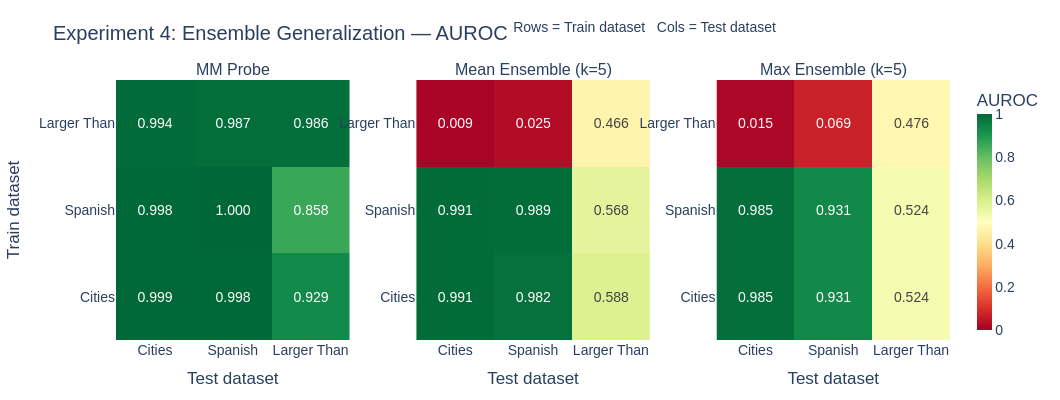
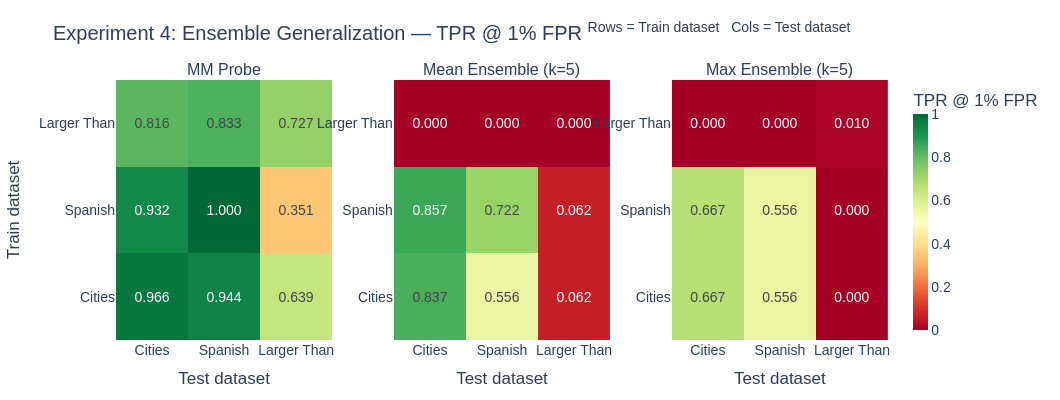

Source (notebook cell) for these figures, in order:
### Code cell
for metric, metric_title in [("auroc", "AUROC"), ("tpr@1fpr", "TPR @ 1% FPR")]:
    mm_mat = gen_to_matrix(gen_mm, metric, DATASET_NAMES)
    ens_mean_mat = gen_to_matrix(gen_ens_mean, metric, DATASET_NAMES)
    ens_max_mat = gen_to_matrix(gen_ens_max, metric, DATASET_NAMES)

    fig = make_subplots(
        rows=1, cols=3,
        subplot_titles=["MM Probe", f"Mean Ensemble (k={best_k})", f"Max Ensemble (k={best_k})"],
        horizontal_spacing=0.08,
    )

    for col, mat in enumerate([mm_mat, ens_mean_mat, ens_max_mat], start=1):
        fig.add_trace(go.Heatmap(
            z=mat,
            x=labels_display,
            y=labels_display,
            text=[[f"{v:.3f}" for v in row] for row in mat],
            texttemplate="%{text}",
            colorscale="RdYlGn",
            zmin=0, zmax=1,
            showscale=(col == 3),
            colorbar=dict(title=metric_title, thickness=15),
        ), row=1, col=col)

    fig.update_layout(
        **PLOT_BASE,
        title=(
            f"Experiment 4: Ensemble Generalization — {metric_title}\n"
            "<sup>Rows = Train dataset &nbsp; Cols = Test dataset</sup>"
        ),
        height=400, width=1060,
    )
    fig.update_yaxes(title_text="Train dataset", col=1)
    for col in range(1, 4):
        fig.update_xaxes(title_text="Test dataset", row=1, col=col)
    fig.show()

### Figure 1 — Plotly figure (JSON) as saved in the notebook; plotly's stock layout.template omitted (floating-point values rounded to 4 significant figures)
{"data": [{"colorbar": {"thickness": 15, "title": {"text": "AUROC"}}, "colorscale": [[0, "rgb(165,0,38)"], [0.1, "rgb(215,48,39)"], [0.2, "rgb(244,109,67)"], [0.3, "rgb(253,174,97)"], [0.4, "rgb(254,224,139)"], [0.5, "rgb(255,255,191)"], [0.6, "rgb(217,239,139)"], [0.7, "rgb(166,217,106)"], [0.8, "rgb(102,189,99)"], [0.9, "rgb(26,152,80)"], [1, "rgb(0,104,55)"]], "showscale": false, "text": [["0.999", "0.998", "0.929"], ["0.998", "1.000", "0.858"], ["0.994", "0.987", "0.986"]], "texttemplate": "%{text}", "type": "heatmap", "x": ["Cities", "Spanish", "Larger Than"], "xaxis": "x", "y": ["Cities", "Spanish", "Larger Than"], "yaxis": "y", "z": [[0.9989, 0.9984, 0.9294], [0.9982, 1.0, 0.8582], [0.9937, 0.9865, 0.986]], "zmax": 1, "zmin": 0}, {"colorbar": {"thickness": 15, "title": {"text": "AUROC"}}, "colorscale": [[0, "rgb(165,0,38)"], [0.1, "rgb(215,48,39)"], [0.2, "rgb(244,109,67)"], [0.3, "rgb(253,174,97)"], [0.4, "rgb(254,224,139)"], [0.5, "rgb(255,255,191)"], [0.6, "rgb(217,239,139)"], [0.7, "rgb(166,217,106)"], [0.8, "rgb(102,189,99)"], [0.9, "rgb(26,152,80)"], [1, "rgb(0,104,55)"]], "showscale": false, "text": [["0.991", "0.982", "0.588"], ["0.991", "0.989", "0.568"], ["0.009", "0.025", "0.466"]], "texttemplate": "%{text}", "type": "heatmap", "x": ["Cities", "Spanish", "Larger Than"], "xaxis": "x2", "y": ["Cities", "Spanish", "Larger Than"], "yaxis": "y2", "z": [[0.9913, 0.9817, 0.5883], [0.991, 0.9889, 0.5683], [0.008626, 0.0254, 0.4657]], "zmax": 1, "zmin": 0}, {"colorbar": {"thickness": 15, "title": {"text": "AUROC"}}, "colorscale": [[0, "rgb(165,0,38)"], [0.1, "rgb(215,48,39)"], [0.2, "rgb(244,109,67)"], [0.3, "rgb(253,174,97)"], [0.4, "rgb(254,224,139)"], [0.5, "rgb(255,255,191)"], [0.6, "rgb(217,239,139)"], [0.7, "rgb(166,217,106)"], [0.8, "rgb(102,189,99)"], [0.9, "rgb(26,152,80)"], [1, "rgb(0,104,55)"]], "showscale": true, "text": [["0.985", "0.931", "0.524"], ["0.985", "0.931", "0.524"], ["0.015", "0.069", "0.476"]], "texttemplate": "%{text}", "type": "heatmap", "x": ["Cities", "Spanish", "Larger Than"], "xaxis": "x3", "y": ["Cities", "Spanish", "Larger Than"], "yaxis": "y3", "z": [[0.9854, 0.931, 0.5245], [0.9854, 0.931, 0.5245], [0.01463, 0.06905, 0.4755]], "zmax": 1, "zmin": 0}], "layout": {"annotations": [{"font": {"size": 16}, "showarrow": false, "text": "MM Probe", "x": 0.14, "xanchor": "center", "xref": "paper", "y": 1, "yanchor": "bottom", "yref": "paper"}, {"font": {"size": 16}, "showarrow": false, "text": "Mean Ensemble (k=5)", "x": 0.5, "xanchor": "center", "xref": "paper", "y": 1, "yanchor": "bottom", "yref": "paper"}, {"font": {"size": 16}, "showarrow": false, "text": "Max Ensemble (k=5)", "x": 0.86, "xanchor": "center", "xref": "paper", "y": 1, "yanchor": "bottom", "yref": "paper"}], "font": {"family": "Arial, sans-serif", "size": 14}, "height": 400, "legend": {"bgcolor": "rgba(255,255,255,0.8)", "bordercolor": "#E5E7EB", "borderwidth": 1}, "margin": {"b": 60, "l": 70, "r": 40, "t": 80}, "title": {"text": "Experiment 4: Ensemble Generalization — AUROC\n<sup>Rows = Train dataset &nbsp; Cols = Test dataset</sup>"}, "width": 1060, "xaxis": {"anchor": "y", "domain": [0, 0.28], "title": {"text": "Test dataset"}}, "xaxis2": {"anchor": "y2", "domain": [0.36, 0.64], "title": {"text": "Test dataset"}}, "xaxis3": {"anchor": "y3", "domain": [0.72, 1], "title": {"text": "Test dataset"}}, "yaxis": {"anchor": "x", "domain": [0, 1], "title": {"text": "Train dataset"}}, "yaxis2": {"anchor": "x2", "domain": [0, 1]}, "yaxis3": {"anchor": "x3", "domain": [0, 1]}}}

### Figure 2 — Plotly figure (JSON) as saved in the notebook; plotly's stock layout.template omitted (floating-point values rounded to 4 significant figures)
{"data": [{"colorbar": {"thickness": 15, "title": {"text": "TPR @ 1% FPR"}}, "colorscale": [[0, "rgb(165,0,38)"], [0.1, "rgb(215,48,39)"], [0.2, "rgb(244,109,67)"], [0.3, "rgb(253,174,97)"], [0.4, "rgb(254,224,139)"], [0.5, "rgb(255,255,191)"], [0.6, "rgb(217,239,139)"], [0.7, "rgb(166,217,106)"], [0.8, "rgb(102,189,99)"], [0.9, "rgb(26,152,80)"], [1, "rgb(0,104,55)"]], "showscale": false, "text": [["0.966", "0.944", "0.639"], ["0.932", "1.000", "0.351"], ["0.816", "0.833", "0.727"]], "texttemplate": "%{text}", "type": "heatmap", "x": ["Cities", "Spanish", "Larger Than"], "xaxis": "x", "y": ["Cities", "Spanish", "Larger Than"], "yaxis": "y", "z": [[0.966, 0.9444, 0.6392], [0.932, 1.0, 0.3505], [0.8163, 0.8333, 0.7268]], "zmax": 1, "zmin": 0}, {"colorbar": {"thickness": 15, "title": {"text": "TPR @ 1% FPR"}}, "colorscale": [[0, "rgb(165,0,38)"], [0.1, "rgb(215,48,39)"], [0.2, "rgb(244,109,67)"], [0.3, "rgb(253,174,97)"], [0.4, "rgb(254,224,139)"], [0.5, "rgb(255,255,191)"], [0.6, "rgb(217,239,139)"], [0.7, "rgb(166,217,106)"], [0.8, "rgb(102,189,99)"], [0.9, "rgb(26,152,80)"], [1, "rgb(0,104,55)"]], "showscale": false, "text": [["0.837", "0.556", "0.062"], ["0.857", "0.722", "0.062"], ["0.000", "0.000", "0.000"]], "texttemplate": "%{text}", "type": "heatmap", "x": ["Cities", "Spanish", "Larger Than"], "xaxis": "x2", "y": ["Cities", "Spanish", "Larger Than"], "yaxis": "y2", "z": [[0.8367, 0.5556, 0.06186], [0.8571, 0.7222, 0.06186], [0.0, 0.0, 0.0]], "zmax": 1, "zmin": 0}, {"colorbar": {"thickness": 15, "title": {"text": "TPR @ 1% FPR"}}, "colorscale": [[0, "rgb(165,0,38)"], [0.1, "rgb(215,48,39)"], [0.2, "rgb(244,109,67)"], [0.3, "rgb(253,174,97)"], [0.4, "rgb(254,224,139)"], [0.5, "rgb(255,255,191)"], [0.6, "rgb(217,239,139)"], [0.7, "rgb(166,217,106)"], [0.8, "rgb(102,189,99)"], [0.9, "rgb(26,152,80)"], [1, "rgb(0,104,55)"]], "showscale": true, "text": [["0.667", "0.556", "0.000"], ["0.667", "0.556", "0.000"], ["0.000", "0.000", "0.010"]], "texttemplate": "%{text}", "type": "heatmap", "x": ["Cities", "Spanish", "Larger Than"], "xaxis": "x3", "y": ["Cities", "Spanish", "Larger Than"], "yaxis": "y3", "z": [[0.6667, 0.5556, 0.0], [0.6667, 0.5556, 0.0], [0.0, 0.0, 0.01031]], "zmax": 1, "zmin": 0}], "layout": {"annotations": [{"font": {"size": 16}, "showarrow": false, "text": "MM Probe", "x": 0.14, "xanchor": "center", "xref": "paper", "y": 1, "yanchor": "bottom", "yref": "paper"}, {"font": {"size": 16}, "showarrow": false, "text": "Mean Ensemble (k=5)", "x": 0.5, "xanchor": "center", "xref": "paper", "y": 1, "yanchor": "bottom", "yref": "paper"}, {"font": {"size": 16}, "showarrow": false, "text": "Max Ensemble (k=5)", "x": 0.86, "xanchor": "center", "xref": "paper", "y": 1, "yanchor": "bottom", "yref": "paper"}], "font": {"family": "Arial, sans-serif", "size": 14}, "height": 400, "legend": {"bgcolor": "rgba(255,255,255,0.8)", "bordercolor": "#E5E7EB", "borderwidth": 1}, "margin": {"b": 60, "l": 70, "r": 40, "t": 80}, "title": {"text": "Experiment 4: Ensemble Generalization — TPR @ 1% FPR\n<sup>Rows = Train dataset &nbsp; Cols = Test dataset</sup>"}, "width": 1060, "xaxis": {"anchor": "y", "domain": [0, 0.28], "title": {"text": "Test dataset"}}, "xaxis2": {"anchor": "y2", "domain": [0.36, 0.64], "title": {"text": "Test dataset"}}, "xaxis3": {"anchor": "y3", "domain": [0.72, 1], "title": {"text": "Test dataset"}}, "yaxis": {"anchor": "x", "domain": [0, 1], "title": {"text": "Train dataset"}}, "yaxis2": {"anchor": "x2", "domain": [0, 1]}, "yaxis3": {"anchor": "x3", "domain": [0, 1]}}}
